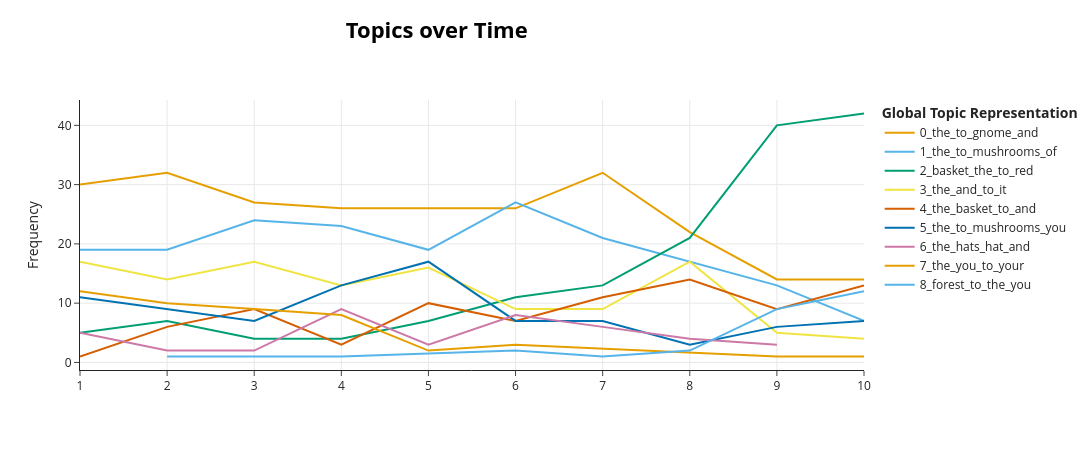

The notebook cell saved with this chart:
### Code cell
topics_over_time = topic_model_reduce.topics_over_time(docs, classes)
topic_model_reduce.visualize_topics_over_time(topics_over_time)

### Figure 1 — Plotly figure (JSON) as saved in the notebook; plotly's stock layout.template omitted (floating-point values rounded to 4 significant figures)
{"data": [{"hoverinfo": "text", "hovertext": ["<b>Topic 0</b><br>Words: the, to, and, gnome, you", "<b>Topic 0</b><br>Words: the, to, gnome, and, you", "<b>Topic 0</b><br>Words: the, to, and, gnomes, gnome", "<b>Topic 0</b><br>Words: the, to, gnome, and, of", "<b>Topic 0</b><br>Words: the, to, gnomes, and, gnome", "<b>Topic 0</b><br>Words: the, gnome, to, and, gnomes", "<b>Topic 0</b><br>Words: the, to, gnome, and, points", "<b>Topic 0</b><br>Words: the, to, you, gnome, gnomes", "<b>Topic 0</b><br>Words: the, to, and, gnome, gnomes", "<b>Topic 0</b><br>Words: the, and, to, gnomes, of"], "marker": {"color": "#E69F00"}, "mode": "lines", "name": "0_the_to_gnome_and", "type": "scatter", "x": [1, 2, 3, 4, 5, 6, 7, 8, 9, 10], "y": [30, 32, 27, 26, 26, 26, 32, 22, 14, 14]}, {"hoverinfo": "text", "hovertext": ["<b>Topic 1</b><br>Words: the, to, mushrooms, and, of", "<b>Topic 1</b><br>Words: the, of, mushrooms, to, you", "<b>Topic 1</b><br>Words: the, to, mushrooms, you, of", "<b>Topic 1</b><br>Words: the, to, mushrooms, of, gnome", "<b>Topic 1</b><br>Words: the, to, of, mushrooms, you", "<b>Topic 1</b><br>Words: the, to, mushrooms, of, you", "<b>Topic 1</b><br>Words: the, of, mushrooms, to, you", "<b>Topic 1</b><br>Words: the, mushrooms, to, of, and", "<b>Topic 1</b><br>Words: the, mushrooms, gnome, you, of", "<b>Topic 1</b><br>Words: the, to, mushrooms, gnome, you"], "marker": {"color": "#56B4E9"}, "mode": "lines", "name": "1_the_to_mushrooms_of", "type": "scatter", "x": [1, 2, 3, 4, 5, 6, 7, 8, 9, 10], "y": [19, 19, 24, 23, 19, 27, 21, 17, 13, 7]}, {"hoverinfo": "text", "hovertext": ["<b>Topic 2</b><br>Words: the, basket, red, yellow, to", "<b>Topic 2</b><br>Words: the, basket, to, you, red", "<b>Topic 2</b><br>Words: the, basket, to, red, and", "<b>Topic 2</b><br>Words: the, basket, to, of, you", "<b>Topic 2</b><br>Words: basket, the, to, you, and", "<b>Topic 2</b><br>Words: the, basket, to, red, yellow", "<b>Topic 2</b><br>Words: the, basket, to, red, yellow", "<b>Topic 2</b><br>Words: basket, the, red, to, yellow", "<b>Topic 2</b><br>Words: basket, the, red, to, yellow", "<b>Topic 2</b><br>Words: the, basket, to, red, yellow"], "marker": {"color": "#009E73"}, "mode": "lines", "name": "2_basket_the_to_red", "type": "scatter", "x": [1, 2, 3, 4, 5, 6, 7, 8, 9, 10], "y": [5, 7, 4, 4, 7, 11, 13, 21, 40, 42]}, {"hoverinfo": "text", "hovertext": ["<b>Topic 3</b><br>Words: the, and, to, points, it", "<b>Topic 3</b><br>Words: the, and, to, it, points", "<b>Topic 3</b><br>Words: the, and, to, it, you", "<b>Topic 3</b><br>Words: the, and, to, points, it", "<b>Topic 3</b><br>Words: the, and, to, it, points", "<b>Topic 3</b><br>Words: the, and, to, that, scores", "<b>Topic 3</b><br>Words: and, the, pink, brown, green", "<b>Topic 3</b><br>Words: the, and, to, it, blue", "<b>Topic 3</b><br>Words: and, to, the, group, it", "<b>Topic 3</b><br>Words: you, to, the, and, you have"], "marker": {"color": "#F0E442"}, "mode": "lines", "name": "3_the_and_to_it", "type": "scatter", "x": [1, 2, 3, 4, 5, 6, 7, 8, 9, 10], "y": [17, 14, 17, 13, 16, 9, 9, 17, 5, 4]}, {"hoverinfo": "text", "hovertext": ["<b>Topic 4</b><br>Words: the bonus, hand side, if the, hand, bonus", "<b>Topic 4</b><br>Words: the, to, basket, and, points", "<b>Topic 4</b><br>Words: the, basket, to, and, red", "<b>Topic 4</b><br>Words: the, basket, to, you, and", "<b>Topic 4</b><br>Words: the, basket, to, gnomes, and", "<b>Topic 4</b><br>Words: the, basket, to, and, red", "<b>Topic 4</b><br>Words: the, basket, to, red, and", "<b>Topic 4</b><br>Words: the, basket, to, red, and", "<b>Topic 4</b><br>Words: the, basket, and, to, red", "<b>Topic 4</b><br>Words: the, basket, red, and, to"], "marker": {"color": "#D55E00"}, "mode": "lines", "name": "4_the_basket_to_and", "type": "scatter", "x": [1, 2, 3, 4, 5, 6, 7, 8, 9, 10], "y": [1, 6, 9, 3, 10, 7, 11, 14, 9, 13]}, {"hoverinfo": "text", "hovertext": ["<b>Topic 5</b><br>Words: the, mushrooms, to, that, for", "<b>Topic 5</b><br>Words: the, you, mushrooms, to, of", "<b>Topic 5</b><br>Words: the, mushrooms, you, and, to", "<b>Topic 5</b><br>Words: the, to, mushrooms, colours, and", "<b>Topic 5</b><br>Words: the, to, mushrooms, it, and", "<b>Topic 5</b><br>Words: the, to, and, of, you", "<b>Topic 5</b><br>Words: the, you, mushrooms, choose, to", "<b>Topic 5</b><br>Words: the, giving, you, mushrooms, and", "<b>Topic 5</b><br>Words: the, to, it, and, you", "<b>Topic 5</b><br>Words: the, to, mushrooms, color, it"], "marker": {"color": "#0072B2"}, "mode": "lines", "name": "5_the_to_mushrooms_you", "type": "scatter", "x": [1, 2, 3, 4, 5, 6, 7, 8, 9, 10], "y": [11, 9, 7, 13, 17, 7, 7, 3, 6, 7]}, {"hoverinfo": "text", "hovertext": ["<b>Topic 6</b><br>Words: hats, the, and, if, to", "<b>Topic 6</b><br>Words: hats, rewards, longer hats, the longer hats, the longer", "<b>Topic 6</b><br>Words: the, hats, zero, and, tall", "<b>Topic 6</b><br>Words: the, hats, to, tall, and", "<b>Topic 6</b><br>Words: hat, the, tall, short, tall brown hat", "<b>Topic 6</b><br>Words: the, hats, tall, and, hat", "<b>Topic 6</b><br>Words: hats, the, hat, tall, to", "<b>Topic 6</b><br>Words: the, hats, and, tall, to", "<b>Topic 6</b><br>Words: hats, the, and, this, to"], "marker": {"color": "#CC79A7"}, "mode": "lines", "name": "6_the_hats_hat_and", "type": "scatter", "x": [1, 2, 3, 4, 5, 6, 7, 8, 9], "y": [5, 2, 2, 9, 3, 8, 6, 4, 3]}, {"hoverinfo": "text", "hovertext": ["<b>Topic 7</b><br>Words: you, the, your, to, as", "<b>Topic 7</b><br>Words: the, you, to, and, your", "<b>Topic 7</b><br>Words: your, to, the, and, you", "<b>Topic 7</b><br>Words: the, and, you, your, to", "<b>Topic 7</b><br>Words: middle finger on, on, your, middle finger, make", "<b>Topic 7</b><br>Words: as, your, to, the, and", "<b>Topic 7</b><br>Words: an easy, it, easy, side, 50", "<b>Topic 7</b><br>Words: the, object, observe the, observe, click"], "marker": {"color": "#E69F00"}, "mode": "lines", "name": "7_the_you_to_your", "type": "scatter", "x": [1, 2, 3, 4, 5, 6, 9, 10], "y": [12, 10, 9, 8, 2, 3, 1, 1]}, {"hoverinfo": "text", "hovertext": ["<b>Topic 8</b><br>Words: the, forest, as, in the forest, the forest", "<b>Topic 8</b><br>Words: the, to, forest, other, mushrooms", "<b>Topic 8</b><br>Words: 1x to determine, output, 1x to, to, do well", "<b>Topic 8</b><br>Words: the, forest, to, the forest, over", "<b>Topic 8</b><br>Words: forest, group, group forest, the, to", "<b>Topic 8</b><br>Words: forest, to, mushrooms, will, the", "<b>Topic 8</b><br>Words: forest, to, you, the, other", "<b>Topic 8</b><br>Words: forest, to, the, you, and"], "marker": {"color": "#56B4E9"}, "mode": "lines", "name": "8_forest_to_the_you", "type": "scatter", "x": [2, 3, 4, 6, 7, 8, 9, 10], "y": [1, 1, 1, 2, 1, 2, 9, 12]}], "layout": {"height": 450, "hoverlabel": {"bgcolor": "white", "font": {"family": "Rockwell", "size": 16}}, "legend": {"title": {"text": "<b>Global Topic Representation"}}, "title": {"font": {"color": "Black", "size": 22}, "text": "<b>Topics over Time</b>", "x": 0.4, "xanchor": "center", "y": 0.95, "yanchor": "top"}, "width": 1250, "xaxis": {"showgrid": true}, "yaxis": {"showgrid": true, "title": {"text": "Frequency"}}}}
